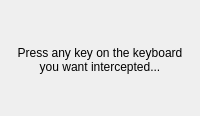
<?xml version="1.0" encoding="UTF-8"?>
<ui version="4.0">
 <class>DeviceUI</class>
 <widget class="QWidget" name="DeviceUI">
  <property name="geometry">
   <rect>
    <x>0</x>
    <y>0</y>
    <width>200</width>
    <height>116</height>
   </rect>
  </property>
  <property name="windowTitle">
   <string/>
  </property>
  <property name="windowIcon">
   <iconset resource="MacroApp.qrc">
    <normaloff>:/MacroApp/logo.png</normaloff>:/MacroApp/logo.png</iconset>
  </property>
  <widget class="QLabel" name="label">
   <property name="geometry">
    <rect>
     <x>10</x>
     <y>40</y>
     <width>180</width>
     <height>41</height>
    </rect>
   </property>
   <property name="text">
    <string>Press any key on the keyboard you want intercepted...</string>
   </property>
   <property name="textFormat">
    <enum>Qt::RichText</enum>
   </property>
   <property name="alignment">
    <set>Qt::AlignCenter</set>
   </property>
   <property name="wordWrap">
    <bool>true</bool>
   </property>
  </widget>
 </widget>
 <layoutdefault spacing="6" margin="11"/>
 <resources>
  <include location="MacroApp.qrc"/>
 </resources>
 <connections/>
</ui>
